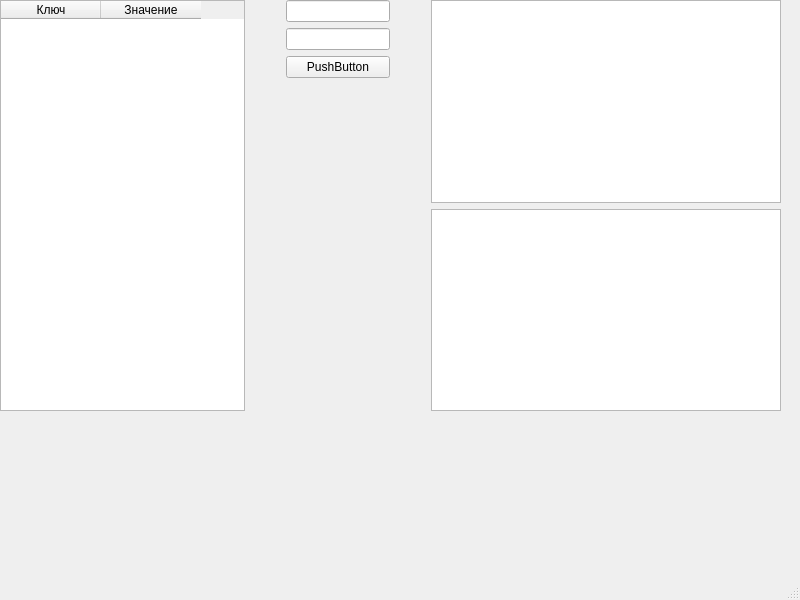
<?xml version="1.0" encoding="UTF-8"?>
<ui version="4.0">
 <class>MainWindow</class>
 <widget class="QMainWindow" name="MainWindow">
  <property name="geometry">
   <rect>
    <x>0</x>
    <y>0</y>
    <width>800</width>
    <height>600</height>
   </rect>
  </property>
  <property name="windowTitle">
   <string>MainWindow</string>
  </property>
  <widget class="QWidget" name="centralwidget">
   <widget class="QWidget" name="gridLayoutWidget">
    <property name="geometry">
     <rect>
      <x>0</x>
      <y>0</y>
      <width>781</width>
      <height>411</height>
     </rect>
    </property>
    <layout class="QGridLayout" name="gridLayout">
     <item row="0" column="4">
      <widget class="QTreeView" name="treeView">
       <property name="minimumSize">
        <size>
         <width>350</width>
         <height>0</height>
        </size>
       </property>
      </widget>
     </item>
     <item row="0" column="2">
      <layout class="QVBoxLayout" name="verticalLayout">
       <item>
        <widget class="QLineEdit" name="lineEdit"/>
       </item>
       <item>
        <widget class="QLineEdit" name="lineEdit_2"/>
       </item>
       <item>
        <widget class="QPushButton" name="pushButton">
         <property name="text">
          <string>PushButton</string>
         </property>
        </widget>
       </item>
       <item>
        <spacer name="verticalSpacer">
         <property name="orientation">
          <enum>Qt::Vertical</enum>
         </property>
         <property name="sizeHint" stdset="0">
          <size>
           <width>20</width>
           <height>40</height>
          </size>
         </property>
        </spacer>
       </item>
      </layout>
     </item>
     <item row="0" column="3">
      <spacer name="horizontalSpacer_2">
       <property name="orientation">
        <enum>Qt::Horizontal</enum>
       </property>
       <property name="sizeHint" stdset="0">
        <size>
         <width>40</width>
         <height>20</height>
        </size>
       </property>
      </spacer>
     </item>
     <item row="0" column="1">
      <spacer name="horizontalSpacer">
       <property name="orientation">
        <enum>Qt::Horizontal</enum>
       </property>
       <property name="sizeHint" stdset="0">
        <size>
         <width>40</width>
         <height>20</height>
        </size>
       </property>
      </spacer>
     </item>
     <item row="1" column="4">
      <widget class="QPlainTextEdit" name="plainTextEdit"/>
     </item>
     <item row="0" column="0" rowspan="2">
      <widget class="QTableWidget" name="tableWidget">
       <property name="minimumSize">
        <size>
         <width>200</width>
         <height>0</height>
        </size>
       </property>
       <property name="maximumSize">
        <size>
         <width>250</width>
         <height>16777215</height>
        </size>
       </property>
       <column>
        <property name="text">
         <string>Ключ</string>
        </property>
       </column>
       <column>
        <property name="text">
         <string>Значение</string>
        </property>
       </column>
      </widget>
     </item>
    </layout>
   </widget>
  </widget>
  <widget class="QMenuBar" name="menubar">
   <property name="geometry">
    <rect>
     <x>0</x>
     <y>0</y>
     <width>800</width>
     <height>22</height>
    </rect>
   </property>
  </widget>
  <widget class="QStatusBar" name="statusbar"/>
 </widget>
 <resources/>
 <connections/>
</ui>
